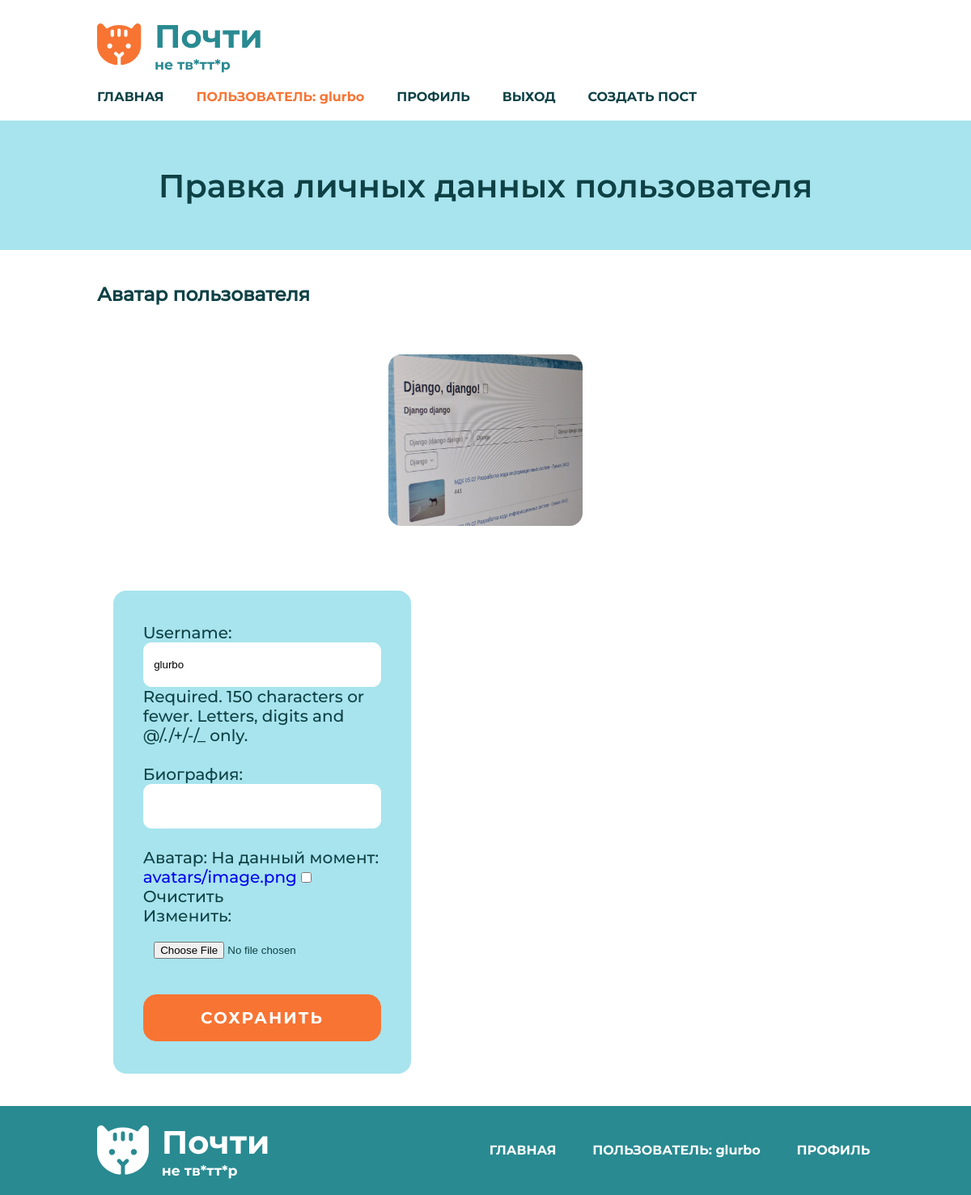
The app's page /posts/profile/change (signed in) with its own data.
### posts/models.py (models this page shows)
class ReallyUser(AbstractUser):
    avatar = models.ImageField(upload_to='avatars/', blank=True, null=True,
                               verbose_name='Аватар', default='avatars/image.png')
    biography = models.CharField(max_length=250, verbose_name="Биография", null=True)
    class Meta(AbstractUser.Meta):
        pass

### posts/views.py (the view)
# urls.py: path('profile/change', views.user_change_view, name='user-change'),
@login_required
def user_change_view(request):
    if request.method == 'POST':
        form = ChangeUserInfoForm(request.POST, request.FILES, instance=request.user)
        if form.is_valid():
            form.save()
            return redirect(reverse('profile'))
        else:
            return render(request, 'change_user.html', {'form': form})
    else:
        form = ChangeUserInfoForm(instance=request.user)
    return render(request, 'change_user.html', {'form': form})

### posts/forms.py
class ChangeUserInfoForm(forms.ModelForm):
    biography = forms.CharField(label='Биография', required=False)
    avatar = forms.ImageField(label='Аватар', required=False)
    class Meta:
        model = ReallyUser
        fields = ('username', 'biography', 'avatar')

### posts/templates/change_user.html (shortened to what this page needs)
{% extends "base_generic.html" %}
{% block content %}
{% if user.is_authenticated %}
<section class="title">
            <h1>Правка личных данных пользователя</h1>
        </section>
        <section class="articles-wrapper">
            <div class="articles">
                <h3 class="article-text">Аватар пользователя</h3>
                {% if user.avatar %}
<img src="{{ user.avatar.url }}" alt="Аватар пользователя" class="prof-img">
    {% else %}
    <h3>Как вы смогли без аватарки здесь зарегистрироваться???</h3>
    {% endif %}
                <div class="four-articles">
                    <article>
                        <div class="article-inner">
                            <div class="article-text">
                                <div class="calculator-form">
                                    <form action="" method="post" enctype="multipart/form-data" class="calculator-form-inner">
                                    {{ form.as_p }}
                                    <input type="submit" value="СОХРАНИТЬ" class="button"/>
                                </form>
                                </div>
                            </div>
                        </div>
                    </article>
                </div>
            </div>
        </section>
{% else %}
<section class="title">
    <h3>Пожалуйста, войдите в аккаунт.</h3>
</section>
{% endif %}
{% endblock %}

### posts/templates/base_generic.html (shortened to what this page needs)
<!DOCTYPE html>
<html lang="ru">
<head>
    {% load static %}
    <link rel="stylesheet" href="{% static 'css/style.css' %}" />
</head>
<body>
    <header class="header-wrapper">
        <div class="header">
            <a class="logo" href="{% url 'index' %}">
                <img src="{% static 'media/logo.svg' %}" alt="Логотип">
                <div class="logo-wrapper">
                    <h1>Почти</h1>
                    <h3>не тв*тт*р</h3>
                </div>
            </a>
            <nav class="header-nav">
                <a href="{% url 'index' %}">ГЛАВНАЯ</a>
                {% if user.is_authenticated %}
                <p class="like-link">ПОЛЬЗОВАТЕЛЬ: {{ user.get_username }}</p>
                <a href="{% url 'profile' %}">ПРОФИЛЬ</a>
                <a href="{% url 'logout' %}">ВЫХОД</a>
                <a href="{% url 'create' %}">СОЗДАТЬ ПОСТ</a>
                {% else %}
                    <a href="{% url 'login' %}">ВОЙТИ</a>
                    <a href="{% url 'register' %}">РЕГИСТРАЦИЯ</a>
                {% endif %}
            </nav>
        </div>
    </header>
    <main>
        {% block content %}
        {% endblock %}
    </main>
    <footer>
        <div class="footer-wrapper">
            <a class="logo" href="{% url 'index' %}">
                <img src="{% static 'media/footer-logo.svg' %}" alt="Логотип">
                <div class="logo-wrapper">
                    <h1>Почти</h1>
                    <h3>не тв*тт*р</h3>
                </div>
            </a>
                <nav class="footer-nav">
                    <a href="{% url 'index' %}">ГЛАВНАЯ</a>
                {% if user.is_authenticated %}
                <p class="like-link-f">ПОЛЬЗОВАТЕЛЬ: {{ user.get_username }}</p>
                <a href="{% url 'profile' %}">ПРОФИЛЬ</a>
                {% else %}
                    <a href="{% url 'login' %}">ВОЙТИ</a>
                    <a href="{% url 'register' %}">РЕГИСТРАЦИЯ</a>
                {% endif %}
                </nav>
        </div>
    </footer>
</body>
</html>

### posts/static/css/style.css (style rules this page uses)
* { box-sizing: border-box; margin: 0; padding: 0; }
body { font-family: 'Montserrat Medium', sans-serif; font-size: 15pt; }
main { display: flex; flex-direction: column; row-gap: 1em; }
a { text-decoration: none; }
.header-wrapper { background: #fff; display: flex; justify-content: center; align-items: center; min-height: 4em; padding: 1em 0; }
.header { width: 80%; display: flex; justify-content: space-between; align-items: center; flex-wrap: wrap; gap: 1em; }
.logo { display: flex; column-gap: 0.8em; font-family: 'Montserrat Bold', sans-serif; align-items: center; padding-right: 1em; }
.logo img { max-width: 25%; }
.logo-wrapper { display: flex; flex-direction: column; color: #298A91; }
.logo-wrapper h1 { font-size: 30pt; }
.logo-wrapper h3 { font-size: 13pt; font-weight: normal; }
.header-nav { display: flex; gap: 2em; flex-wrap: wrap; }
.header-nav a, .like-link { font-family: 'Montserrat Bold', sans-serif; color: #0E4145; font-size: 12pt; }
footer { background: #298A91; display: flex; justify-content: center; align-items: center; min-height: 4em; padding: 1em 0; }
.footer-wrapper { width: 80%; display: flex; justify-content: space-between; align-items: center; gap: 1em; flex-wrap: wrap; }
.footer-wrapper .logo-wrapper { display: flex; flex-direction: column; color: #fff; }
.footer-nav { display: flex; width: 50%; justify-content: space-evenly; gap: 2em; flex-wrap: wrap; }
.footer-nav a, .like-link-f { font-family: 'Montserrat Bold', sans-serif; color: #fff; font-size: 12pt; }
.button { color: #fff; font-size: 15pt; font-family: 'Montserrat Bold', sans-serif; background-color: #F87433; border: 1px solid #F87433; border-radius: 0.8em; display: flex; padding: 0.8em; letter-spacing: 0.1em; justify-content: center; width: 100%; }
.title { color:#0E4145; justify-content: center; font-size: 20pt; font-family: 'Montserrat SemiBold', sans-serif; display: flex; min-height: 6em; align-items: center; background-color: #a8e4ed; }
.articles-wrapper { min-height: 50em; display: flex; justify-content: center; padding: 1em 0; }
.articles { width: 80%; display: flex; flex-direction: column; row-gap: 3em; }
article { align-items: center; }
.four-articles { display: flex; align-items: center; flex-direction: column; row-gap: 3em; flex-wrap: wrap; }
.four-articles article { display: flex; column-gap: 2em; border-radius: 0.8em; }
.article-inner { display: flex; flex-direction: column; padding: 1em; row-gap: 2em; }
.article-text { display: flex; flex-direction: column; row-gap: 2em; color: #0E4145; }
.like-link { color: #F87433; }
.calculator-form { display: flex; justify-content: center; align-items: center; min-height: 20em; padding: 2em 0; width: 40%; background-color: #a8e4ed; border-radius: 0.8em; }
.calculator-form-inner { display: flex; width: 80%; flex-direction: column; row-gap: 1.2em; }
.calculator-form-inner label { align-self: flex-start; }
.calculator-form input[type="text"],.calculator-form input[type="file"], .calculator-form input[type="password"] { padding: 1.5em 1em; width: 100%; border-radius: 0.8em; border: none; }
.prof-img { max-width: 25%; border-radius: 0.8em; align-self: center; }

### records on screen
ReallyUser: get_username "glurbo", avatar (picture), username "glurbo"
